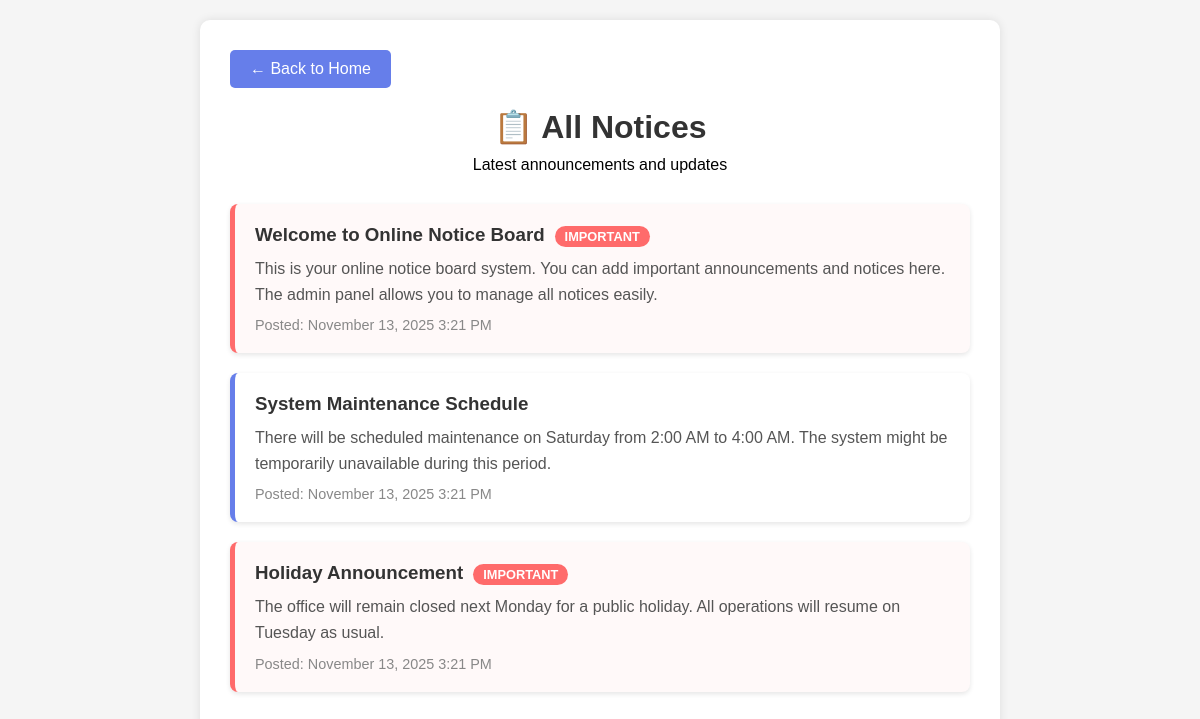
The page /view_notices.php on the database its author committed.
### tables this page shows
CREATE TABLE notices (
    id INT AUTO_INCREMENT PRIMARY KEY,
    title VARCHAR(255) NOT NULL,
    content TEXT NOT NULL,
    created_at TIMESTAMP DEFAULT CURRENT_TIMESTAMP,
    is_important BOOLEAN DEFAULT FALSE
);

### view_notices.php (the view, shortened to what this page needs)
<?php
include 'config.php';
?>
<!DOCTYPE html>
<html lang="en">
<head>
</head>
<body>
    <div class="container">
        <a href="index.php" class="back-btn">← Back to Home</a>
        <header>
            <h1>📋 All Notices</h1>
            <p>Latest announcements and updates</p>
        </header>
        <?php
        $sql = "SELECT * FROM notices ORDER BY created_at DESC";
        $result = $conn->query($sql);
        if ($result->num_rows > 0) {
            while($row = $result->fetch_assoc()) {
                $important_class = $row['is_important'] ? 'important' : '';
                echo "<div class='notice $important_class'>";
                echo "<h3>" . htmlspecialchars($row['title']);
                if ($row['is_important']) {
                    echo "<span class='important-badge'>IMPORTANT</span>";
                }
                echo "</h3>";
                echo "<p>" . nl2br(htmlspecialchars($row['content'])) . "</p>";
                echo "<div class='notice-date'>Posted: " . date('F j, Y g:i A', strtotime($row['created_at'])) . "</div>";
                echo "</div>";
            }
        } else {
            echo "<p>No notices available.</p>";
        }
        ?>
    </div>
</body>
</html>

### view_notices.php (style rules this page uses)
* { margin: 0; padding: 0; box-sizing: border-box; }
body { font-family: Arial, sans-serif; background: #f5f5f5; padding: 20px; }
.container { max-width: 800px; margin: 0 auto; background: white; padding: 30px; border-radius: 10px; box-shadow: 0 0 10px rgba(0,0,0,0.1); }
header { text-align: center; margin-bottom: 30px; }
h1 { color: #333; margin-bottom: 10px; }
.back-btn { display: inline-block; padding: 10px 20px; background: #667eea; color: white; text-decoration: none; border-radius: 5px; margin-bottom: 20px; }
.notice { background: white; padding: 20px; margin-bottom: 20px; border-radius: 8px; border-left: 5px solid #667eea; box-shadow: 0 2px 5px rgba(0,0,0,0.1); }
.notice.important { border-left-color: #ff6b6b; background: #fff9f9; }
.notice h3 { color: #333; margin-bottom: 10px; }
.notice p { color: #555; line-height: 1.6; margin-bottom: 10px; }
.notice-date { color: #888; font-size: 0.9rem; }
.important-badge { background: #ff6b6b; color: white; padding: 3px 10px; border-radius: 15px; font-size: 0.8rem; margin-left: 10px; }

### rows shown on the page
notices: title "Welcome to Online Notice Board", is_important "IMPORTANT", content "This is your online notice board system. You can add important announcements and notices here. The admin panel allows you to manage all notices easily.", created_at "November 13, 2025 3:21 PM"
notices: title "System Maintenance Schedule", content "There will be scheduled maintenance on Saturday from 2:00 AM to 4:00 AM. The system might be temporarily unavailable during this period.", created_at "November 13, 2025 3:21 PM"
notices: title "Holiday Announcement", is_important "IMPORTANT", content "The office will remain closed next Monday for a public holiday. All operations will resume on Tuesday as usual.", created_at "November 13, 2025 3:21 PM"
